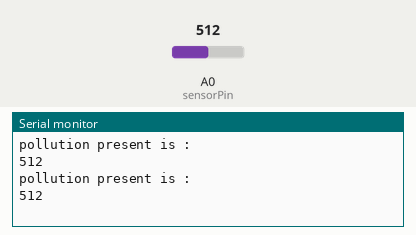
A sketch run on a simulated Arduino Uno, built with avr-gcc and run on an emulated ATmega328P. Shown: the last lines printed to the serial monitor. The test bench sets the inputs (shaded band); at power-on: A0 (sensorPin) = 512.

Above: at 1.8 s.
1.9 s: A0 (sensorPin) set to 710
At 2.8 s:
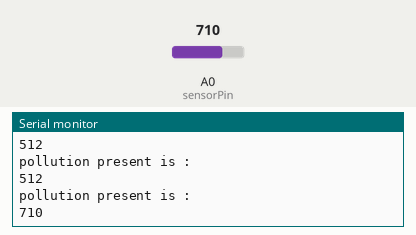
3.4 s: A0 (sensorPin) set to 716
At 4.8 s:
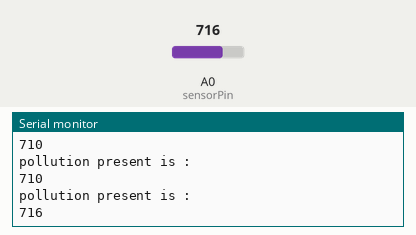
Timing chart, 0 to 6.4 s (numbered marks = the images above; inputs shaded):
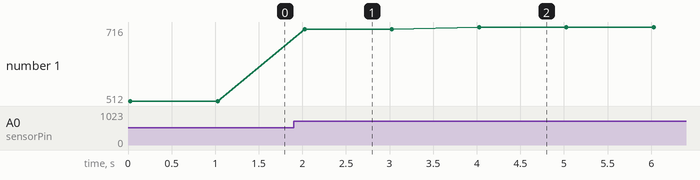

Measured:
- after the input at 1.9 s, the serial monitor: prints a new line after 0.13 s (image 1)
- after the input at 3.4 s, the serial monitor: prints a new line after 0.63 s (image 2)
- plotted number 1: 512 → 710 after the input at 1.9 s, 710 → 716 after the input at 3.4 s

The sketch:

smoke.ino
```cpp
int sensorPin = A0;
int sensorValue;
int limit = 700;

void setup() {
 Serial.begin(9600);

}

void loop() {

 sensorValue = analogRead(sensorPin);
 Serial.println("pollution present is : ");
 Serial.println(sensorValue);


 delay(1000);
}
```
